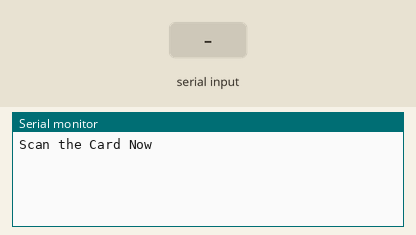
Simulated run of this sketch. Board: Arduino Uno, built with avr-gcc and run on an emulated ATmega328P. Shown: the last lines printed to the serial monitor. The test bench sets the inputs (shaded band).

Above: at 1.2 s.
1.3 s: "1" received over Serial
At 2.5 s:
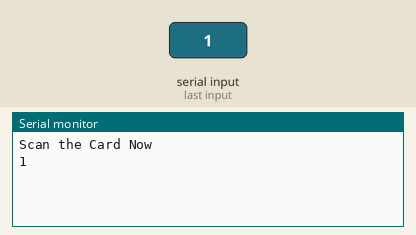
2.8 s: "0" received over Serial
At 3.7 s:
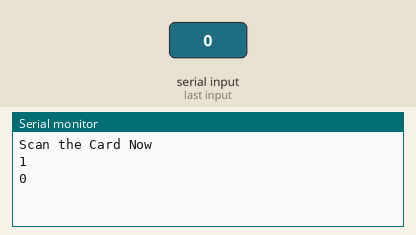
4.3 s: "2" received over Serial
At 4.8 s:
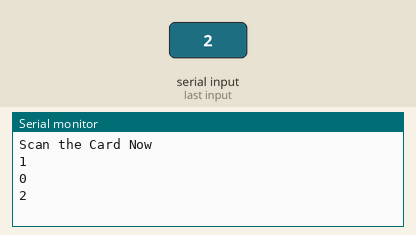

The sketch:

rfid_reader_v1.ino
```cpp
int count = 0;
char card_no[13]; // 12 characters + null terminator

void setup() {
    Serial.begin(9600);
    Serial.println("Scan the Card Now");
}

void loop() {
    if (Serial.available()) {
        count = 0;
        while (Serial.available() && count < 12) {
            card_no[count] = Serial.read();
            count++;
            delay(5);
        }
        card_no[count] = '\0';
        Serial.println(card_no);
    }
}
```

Measured:
- after the input at 1.3 s, the serial monitor: prints a new line at once (image 1)
- after the input at 2.8 s, the serial monitor: prints a new line at once (image 2)
- after the input at 4.3 s, the serial monitor: prints a new line at once (image 3)
